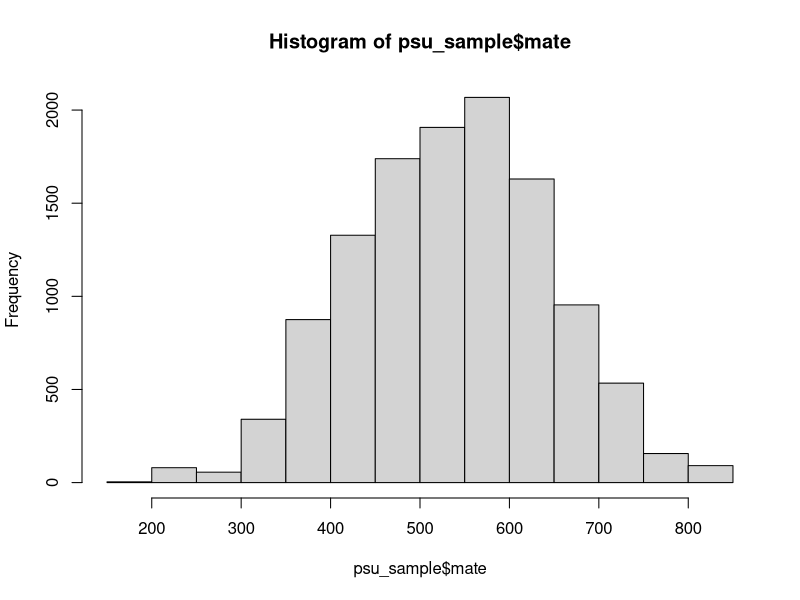
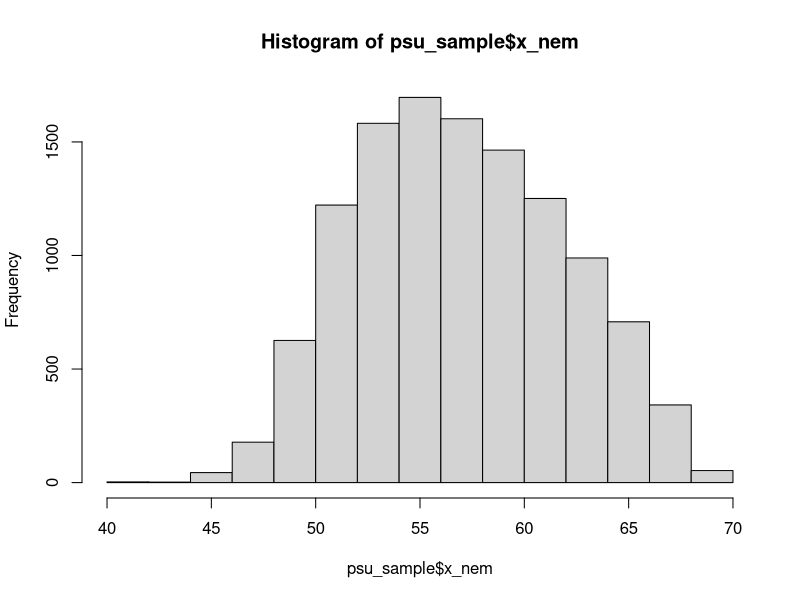
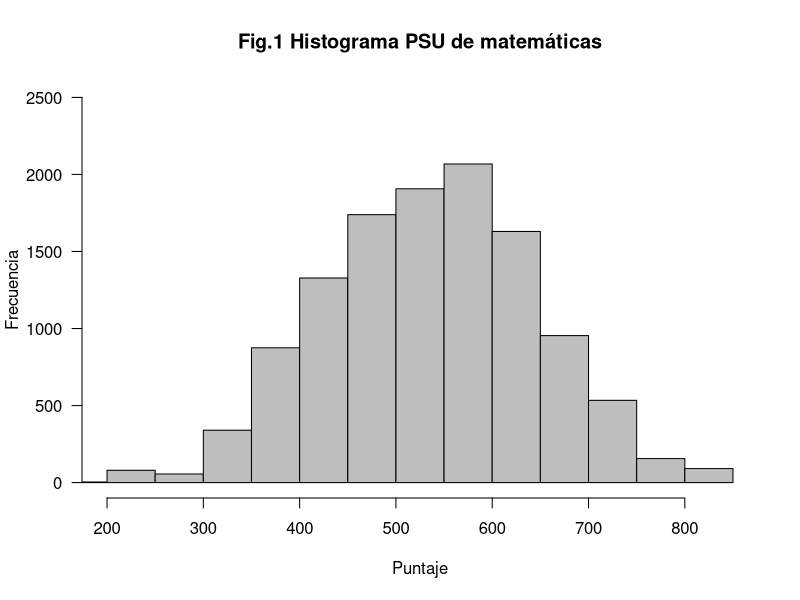
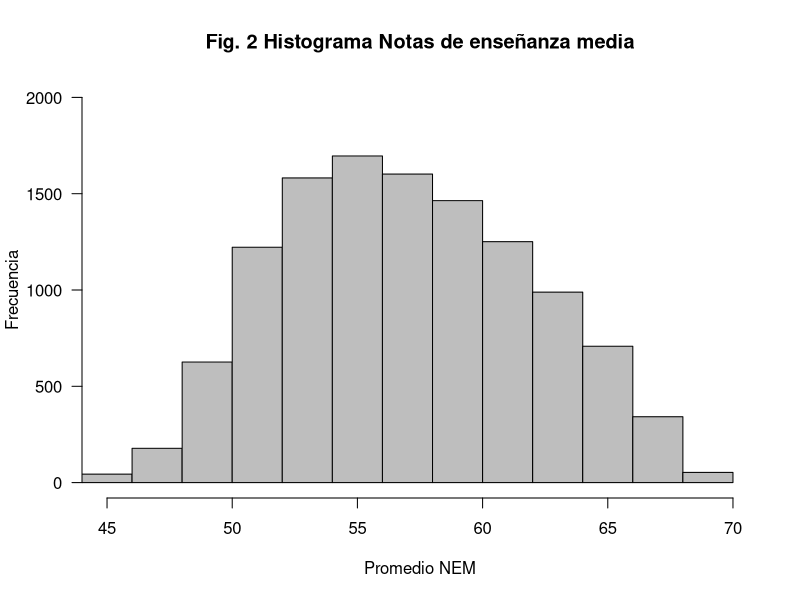
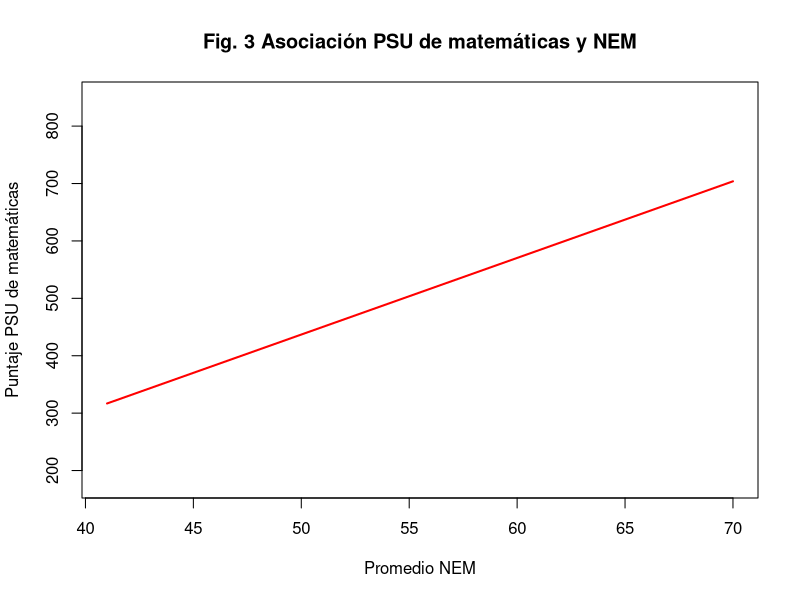
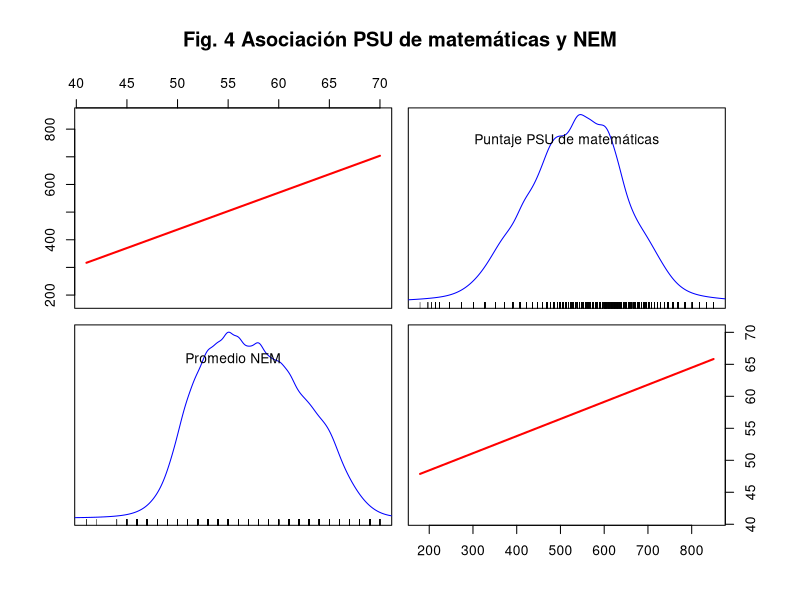
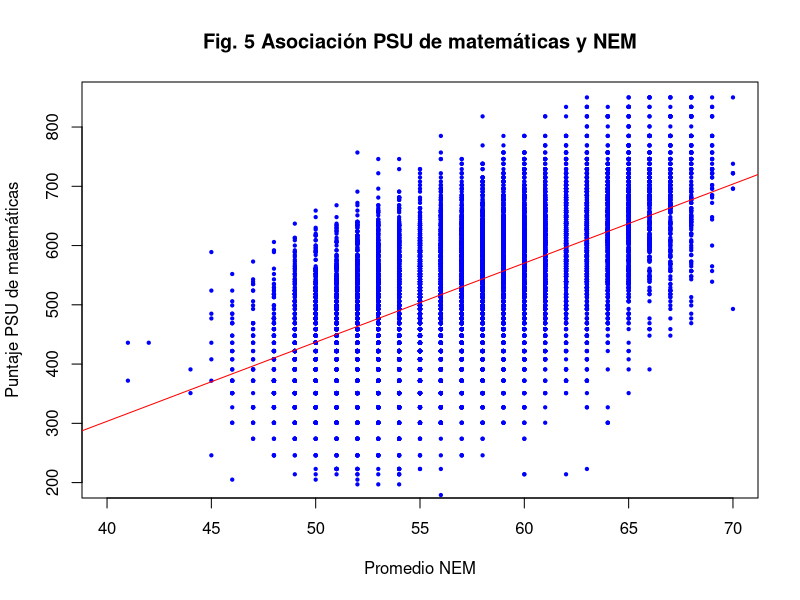
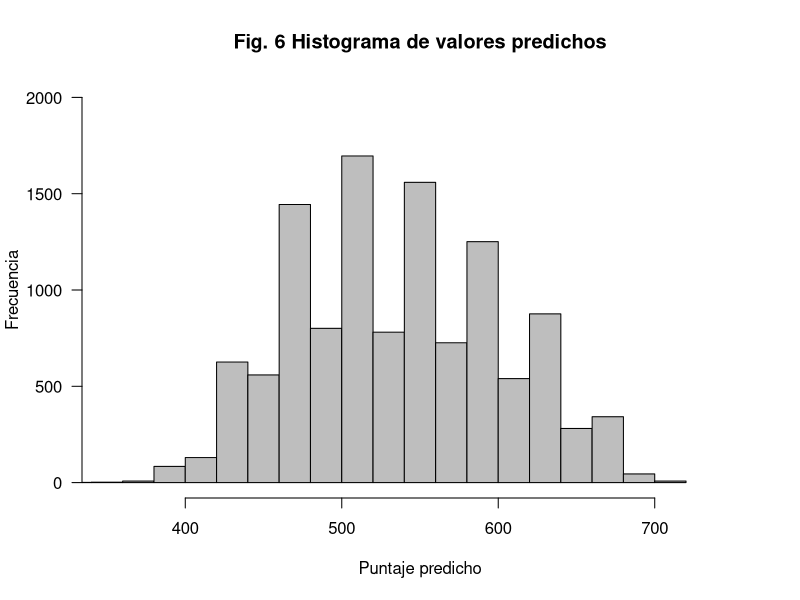

Generate these figures, in order, with R:
## ---- chunk 1
##Configuraciones iniciales
rm(list = ls()) #Limpiamos la memoria
#install.packages("dplyr")#Para manipulación de datos
#install.packages("car")#Funciones para estimar regresiones
#install.packages("haven") #lectura/importar de bases de datos en stata

##Cargar librerías
library(dplyr)
library(car)
library(haven)
#search() #Revisamos los paquetes y herramientas instaladas
options(scipen=999) #Desactivamos la notación científica
## ---- chunk 2
#Importamos la base que está en formato dta
psu_sample <- read_dta("psu_sample.dta")
#Transformamos a un marco de datos
psu_sample <- as.data.frame(psu_sample)
#Seleccionamos las variables:
#V. Dependiente: Puntaje en la prueba de matemáticas (mate) 
#V. Independiente: Promedio notas medias (x_nem)
psu_sample <- subset(psu_sample, select = c(mate,x_nem))
head(psu_sample)
## ---- chunk 3
summary(psu_sample$mate)
sd(psu_sample$mate) 
summary(psu_sample$x_nem)
sd(psu_sample$x_nem)
## ---- chunk 4
#Histogramas sin especificaciones
hist(psu_sample$mate)
hist(psu_sample$x_nem)

#Figura de calidad
?hist #Revisamos las opciones de la función
hist(psu_sample$mate, 
     main="Fig.1 Histograma PSU de matemáticas", #Nombre del histograma
     ylab = "Frecuencia", #Etiqueta el eje y
     xlab="Puntaje",      #Etiqueta el eje y
     border="black",      #Color del borde de cada barra
     col = "gray",        #Color al interior de cada barra
     xlim=c(200,850),     #Límites del eje x
     ylim=c(0,2500),      #Límites del eje y
     las=1,               #Orientación de los datos del eje x
     breaks=20)           #Quiebre de cada barra
  
hist(psu_sample$x_nem, 
     main="Fig. 2 Histograma Notas de enseñanza media",
     ylab = "Frecuencia",
     xlab="Promedio NEM",
     border="black",
     col = "gray",
     xlim=c(45,70), 
     ylim=c(0,2000),
     las=1,
     breaks=20)
## ---- chunk 5
#General
#?scatterplot #Consultamos la función
scatterplot(psu_sample$x_nem, psu_sample$mate,
            boxplots=FALSE, #quitamos boxplots
            regLine = list(col="red"), #agregamos una línea de asociación
            grid = FALSE, #sacamos el fondo cuadriculado
            smooth=FALSE, #limpiamos de otras estimaciones
            cex = 0,    #Tamaño relativo de cada estimación 
            main = "Fig. 3 Asociación PSU de matemáticas y NEM",
            ylab = "Puntaje PSU de matemáticas",
            xlab = "Promedio NEM") 

#Matriz
#?scatterplotMatrix #Exploramos la función
scatterplotMatrix(~x_nem + mate, data=psu_sample,
                  regLine = list(col="red"), #agregamos una línea de asociación
                  plot.points = FALSE, #Sacamos cada uno de los valores
                  smooth=FALSE, #limpiamos de otras estimaciones,
                  var.labels=c("Promedio NEM", "Puntaje PSU de matemáticas"), cex.labels = 1,
                  main = "Fig. 4 Asociación PSU de matemáticas y NEM", row1attop = F)
## ---- chunk 6
cor(psu_sample$mate, psu_sample$x_nem, method = "pearson")
## ---- chunk 7
#Generamos un objeto con la información de la regresión 
m1 <- lm(mate~x_nem,data=psu_sample)
summary(m1)

#Estimación manual de cada coeficiente
#Coeficiente de regresión 
beta <- cov(psu_sample$x_nem,psu_sample$mate)/var(psu_sample$x_nem)
beta
#Intercepto
mean(psu_sample$mate) - beta*mean(psu_sample$x_nem)
# Modelo is Yi = -230.38 + 13.35*X 

#Ajustes del modelo
#R Cuadrado ajustado: 0.3572
summary(m1)$r.square
#Otra opción
sse = sum((fitted(m1) - mean(psu_sample$mate))^2) # SSE
ssr = sum((fitted(m1) - psu_sample$mate)^2) # SSR
1 - (ssr/(sse + ssr))

#R Cuadrado no ajustado: 0.3571
summary(m1)$adj.r.squared

#Graficamos la regresión 
plot(psu_sample$x_nem, psu_sample$mate,
     col  = "blue", pch = 19, cex = 0.3, lty = "solid", lwd = 2,
     xlim=c(40,70), 
     ylim=c(200,850),
     main = "Fig. 5 Asociación PSU de matemáticas y NEM",
     ylab = "Puntaje PSU de matemáticas",
     xlab = "Promedio NEM")
abline(lm(mate ~ x_nem,data=psu_sample), col="red")

## ---- chunk 8
#Primero identificamos el promedio NEM más bajo
min(psu_sample$x_nem)
#Segundo identificamos el promedio NEM en el centro de la distribución
median(psu_sample$x_nem)
#Tercero identificamos el promedio NEM más alto
max(psu_sample$x_nem)

#Podemos obtener esta información en una línea de código
summary(psu_sample$x_nem)

#Con esta información estimamos el valor predicho en la PSU de matemáticas para cada promedio:
#Puntaje PSU mate para el promedio NEM más bajo
-230.3834 + 13.3462*41
#Puntaje PSU mate para el promedio NEM del ubicado en el centro de la distribución
-230.3834 + 13.3462*57
#Puntaje PSU mate para el promedio NEM más alto
-230.3834 + 13.3462*70

## ---- chunk 9
#Generamos una nueva variable (columna) a nuestro marco de datos con los valores predichos
#Manualmente
psu_sample$predict <- -230.3834 + 13.3462*psu_sample$x_nem
#Lo podemos extraer de nuestra regresión
psu_sample$predict <- predict(m1)
#Obtenemos los descriptivos de la variable
mean(psu_sample$predict)
sd(psu_sample$predict)

#Generamos un histograma de calidad
hist(psu_sample$predict, 
     main="Fig. 6 Histograma de valores predichos",
     ylab = "Frecuencia",
     xlab="Puntaje predicho",
     border="black",
     col = "gray",
     xlim=c(350,750), 
     ylim=c(0,2000),
     las=1,
     breaks=20)
## ---- chunk 10
#Estimamos los residuos
#Manualmente
psu_sample$residuo <- psu_sample$mate - psu_sample$predict
#Lo podemos extraer de nuestra regresión
psu_sample$residuo <- residuals(m1)
#Revisamos nuestra base de datos
head(psu_sample)

#Correlación de valores predichos y residuos
cor(psu_sample$predict, psu_sample$residuo)

#Gráfico entre valores predichos y residuos
plot(psu_sample$predict, psu_sample$residuo,
     col="blue", pch = 19, cex = 0.3, lty = "solid", lwd = 2,
     main = "Fig. 7 entre valores predichos y residuos",
     ylab = "Residuos",
     xlab = "Valores predichos PSU matemáticas")
abline(lm(predict ~ residuo,data=psu_sample), col="red")

#Generamos una nueva columna con los residuos en valor absoluto
min(abs(psu_sample$residuo))
max(abs(psu_sample$residuo))
psu_sample$absres <- abs(psu_sample$residuo)
#Identificamos la observación con menor residuo
minres <- psu_sample %>% 
  filter(absres==min(psu_sample$absres))
#Identificamos la observación con mayor residuo
maxres <- psu_sample %>% 
  filter(absres==max(psu_sample$absres))

#Podemos tener una idea general de nuestros residuos:
?arrange #Nos permite ordenar una base de datos
psu_sample <- arrange(psu_sample, absres)
brief(psu_sample)
